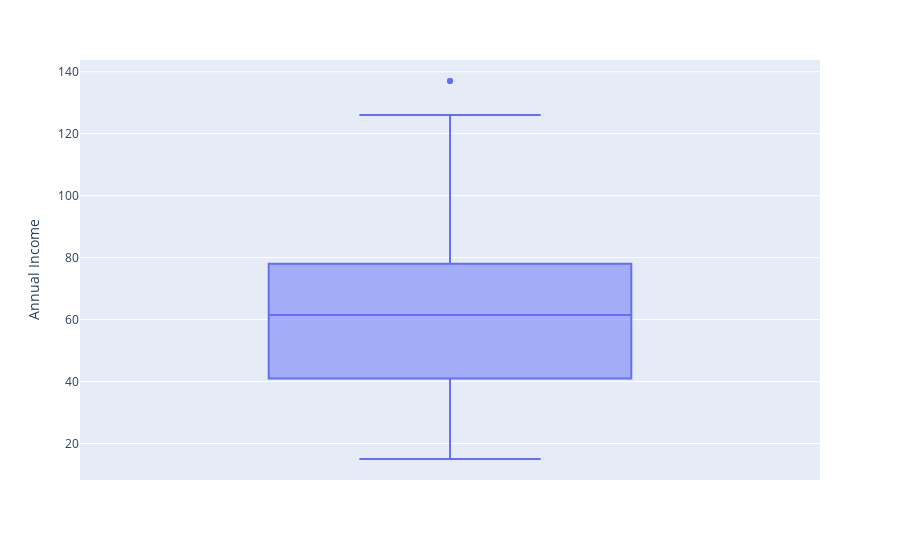

Notebook code cell kept with this figure:
### Code cell
# Create  subplot to visualize  outliers
fig = px.box(clean_data, y="Annual Income")
fig.show()

### Figure 1 — Plotly figure (JSON) as saved in the notebook; plotly's stock layout.template omitted (floating-point values rounded to 4 significant figures; data arrays with more than 128 entries replaced by an {"elided": "..."} marker saying what was removed)
{"data": [{"alignmentgroup": "True", "hovertemplate": "Annual Income=%{y}<extra></extra>", "legendgroup": "", "marker": {"color": "#636efa"}, "name": "", "notched": false, "offsetgroup": "", "orientation": "v", "showlegend": false, "type": "box", "x0": " ", "xaxis": "x", "y": {"elided": "200 int values"}, "y0": " ", "yaxis": "y"}], "layout": {"boxmode": "group", "legend": {"tracegroupgap": 0}, "margin": {"t": 60}, "xaxis": {"anchor": "y", "domain": [0, 1]}, "yaxis": {"anchor": "x", "domain": [0, 1], "title": {"text": "Annual Income"}}}}
